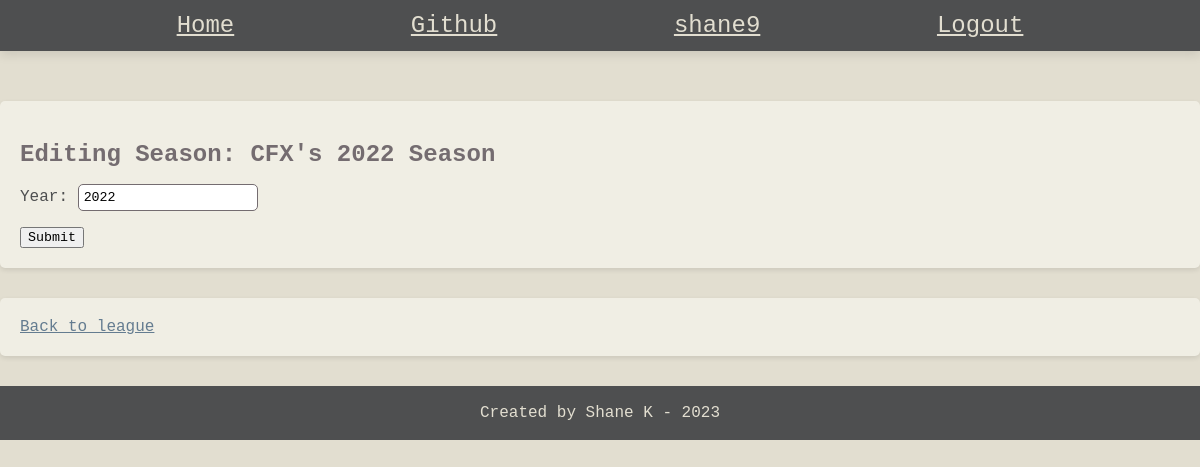
The app's page /rpiapp/leagues/82/seasons/82/edit/ (signed in), older data.
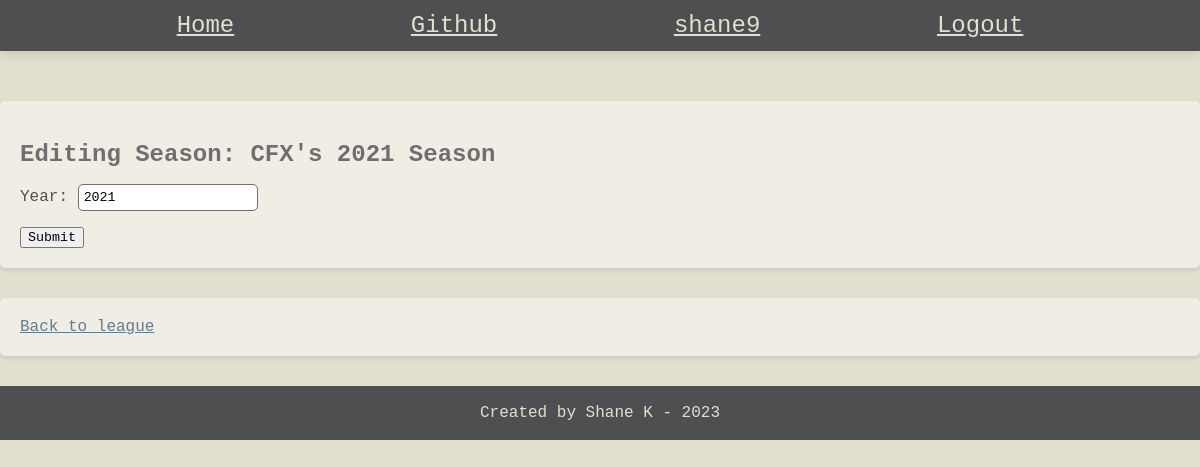
The same page, newer data.
### rpiapp/models.py (models this page shows)
class Season(models.Model):
    created_by = models.ForeignKey(User, on_delete=models.SET_NULL, related_name="user_seasons", null=True)
    league = models.ForeignKey(League, on_delete=models.CASCADE, related_name="seasons", null=True)
    year = models.IntegerField(default=2023)
    class Meta:
        unique_together = ('league', 'year')
    def __str__(self):
        return (f"{self.league}'s {self.year} Season")

class League(models.Model):
    created_by = models.ForeignKey(User, on_delete=models.SET_NULL, related_name="user_leagues", null=True)
    name = models.CharField(max_length=100, unique=True)
    def __str__(self):
        return self.name

### rpiapp/views.py (the view)
# urls.py: path("leagues/<int:league_id>/seasons/<int:season_id>/edit/", views.edit_season, name="edit_season"),
@login_required
def edit_season(request, league_id, season_id):
    season_instance = get_object_or_404(Season, id=season_id)
    if request.method == 'POST' and (request.user == season_instance.created_by or request.user.is_superuser):
        form = EditSeasonForm(request.POST, instance=season_instance)
        if form.is_valid():
            if Season.objects.all().filter(league__id=league_id, year=form.cleaned_data['year']).exists():
                messages.error(request, "Season in this league in that year exists already")
                return HttpResponseRedirect(request.META.get('HTTP_REFERER'))
            form.save()
            messages.success(request, "Season updated successfully")
            return HttpResponseRedirect(request.META.get('HTTP_REFERER'))
    else:
        form = EditSeasonForm(instance=season_instance)
    context = {
        "form" : form,
        "season" : season_instance
    }
    return render(request, "rpiapp/edit_season.html", context)

### rpiapp/forms.py
class EditSeasonForm(forms.ModelForm):
    class Meta:
        model = Season
        exclude = ('created_by', 'league',)

### rpiapp/templates/rpiapp/edit_season.html (shortened to what this page needs)
{% extends 'rpiapp/base.html' %}
{% block content %}
<body>
    <section>
        <h2> Editing Season: {{season}} </h2>
        <form action="{% url 'rpiapp:edit_season' season.league.id season.id %}" method="post">
            {{ form.as_p }}
            <input type="submit" value="Submit">
        </form>
    </section>
    <section>
        <a href="{% url 'rpiapp:league_details' season.league.id %}">Back to league</a>
    </section>
</body>
{% endblock %}

Row changes from the older to the newer data that the page shows:
changed Season: league+year "CFX's 2022 Season" → "CFX's 2021 Season"; year "2022" → "2021"
